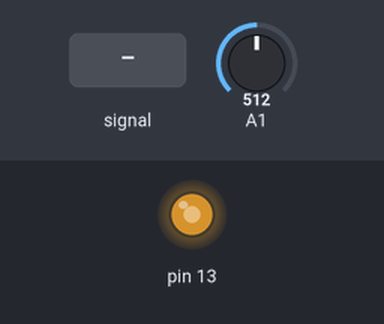
Bench run of a sketch on a simulated Arduino Uno, built with avr-gcc and run on an emulated ATmega328P. Shown: output pins drawn as LEDs (lit = HIGH). The inputs (shaded band) are chosen by the test bench; at power-on: A1 = 512.

Above: at 0.8 s.
0.9 s: A1 fed a 2 Hz sine of ±306 counts around its level
At 1.13 s:
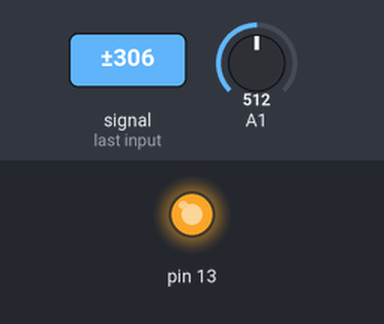
3.9 s: A1 set to 122
5.4 s: A1 set to 511
At 5.8 s:
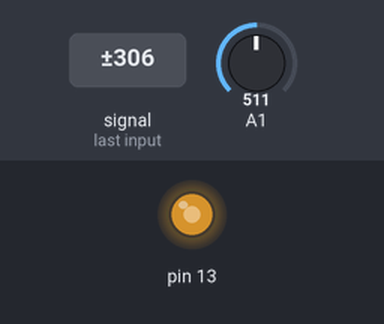
6.9 s: A1 set to 900
At 7.7 s:
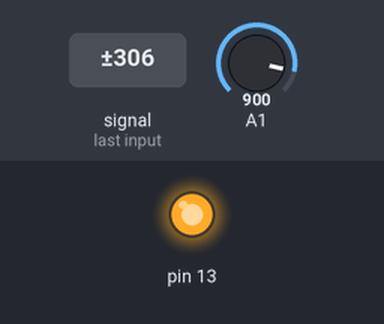
Timing chart, 0 to 9.4 s (numbered marks = the images above; inputs shaded):
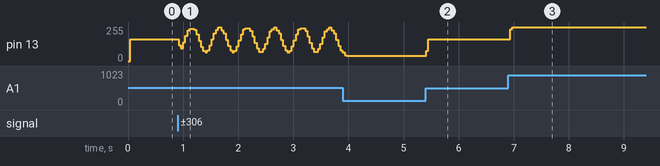

Measured:
- after the input at 5.4 s, pin 13: 39/255 → 163/255 at once
- after the input at 6.9 s, pin 13: 163/255 → 255/255 at once

The sketch:

Video23_ADC-PWM.ino
```cpp
#include <avr/io.h>
#include <avr/interrupt.h>
#define F_CPU 16000000 // 16 MHz


#define LED_ON        PORTB |= (1<<PORTB5);
#define LED_OFF       PORTB &= ~(1<<PORTB5);
#define LED_TOGGLE    PINB |= (1<<PINB5);


ISR(TIMER1_COMPA_vect)
{
  LED_ON;
}

ISR(TIMER1_COMPB_vect)
{
  LED_OFF;
}

ISR(ADC_vect){
  uint16_t duty = ADC;
  OCR1B = duty; // Representa el duty cicle

}

void PWM_Init_LED(void){
  TCCR1B |= (1<<CS10) | (1<<WGM12);  // No preescalado y modo CTC
  TIMSK1 |= (1<<OCIE1A) | (1<<OCIE1B); // Output compare IRQs

  OCR1A = 800; // (F_CPU/(10000*2*1)-1)
  OCR1B = 200;

}


void ADC_init(void){

  ADMUX |= (1<<REFS0) | (1<<MUX0);
  ADCSRA |= (1<<ADEN) | (1<<ADSC) | (1<<ADATE) | (1<<ADIE) | (1<<ADPS0) | (1<<ADPS1) | (1<<ADPS2);
  sei();

}

int main(void){

  DDRB |= (1<<DDB5);

  ADC_init();
  PWM_Init_LED();
  PWM_Init_LED();

  while(1){
  }
}
```
